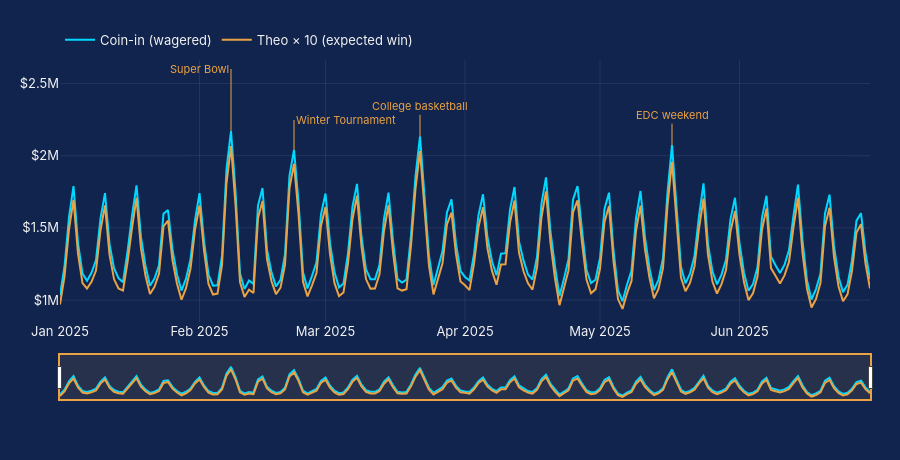

The notebook cell saved with this chart:
### Code cell
daily = load("data/1_prepared_views/prepared_daily_view.parquet")
prop  = load("data/1_prepared_views/property_day.parquet")
d = daily[daily["active"]]

fig = go.Figure()
fig.add_scatter(x=prop["gaming_date"], y=prop["coin_in_usd"], name="Coin-in (wagered)", line=dict(color=CYAN, width=2))
fig.add_scatter(x=prop["gaming_date"], y=prop["theo_usd"] * 10, name="Theo × 10 (expected win)", line=dict(color=GOLD, width=2))

# Label each event spike at its busiest day. Super Bowl and the Winter Tournament are two weeks apart,
# so their labels go at different heights and point in opposite directions to avoid overlapping.
peak = prop.set_index(pd.to_datetime(prop["gaming_date"]))["coin_in_usd"].sort_index()
for start, end, label, ay, anchor in [("2025-02-07", "2025-02-09", "Super Bowl",         -62, "right"),
                                      ("2025-02-21", "2025-02-23", "Winter Tournament",  -30, "left"),
                                      ("2025-03-20", "2025-03-22", "College basketball", -30, "center"),
                                      ("2025-05-16", "2025-05-18", "EDC weekend",        -30, "center")]:
    window = peak.loc[start:end]
    fig.add_annotation(x=window.idxmax(), y=window.max(), text=label, showarrow=True, arrowhead=0, ax=0, ay=ay,
                       xanchor=anchor, font=dict(size=11, color=GOLD), arrowcolor=GOLD)
# No title inside the chart (the dashboard card already has one); legend sits neatly above the plot
fig.update_layout(yaxis_tickprefix="$", hovermode="x unified", margin=dict(t=60),
                  legend=dict(orientation="h", x=0, y=1.02, yanchor="bottom"))
save(fig, "whole_floor_performance", height=460)

### Figure 1 — Plotly figure (JSON) as saved in the notebook; plotly's stock layout.template omitted (floating-point values rounded to 4 significant figures; data arrays with more than 128 entries replaced by an {"elided": "..."} marker saying what was removed)
{"data": [{"line": {"color": "#00D8FF", "width": 2}, "name": "Coin-in (wagered)", "type": "scatter", "x": {"elided": "181 str values"}, "y": {"elided": "181 float values"}}, {"line": {"color": "#EAA244", "width": 2}, "name": "Theo × 10 (expected win)", "type": "scatter", "x": {"elided": "181 str values"}, "y": {"elided": "181 float values"}}], "layout": {"annotations": [{"arrowcolor": "#EAA244", "arrowhead": 0, "ax": 0, "ay": -62, "font": {"color": "#EAA244", "size": 11}, "showarrow": true, "text": "Super Bowl", "x": "2025-02-08T00:00:00", "xanchor": "right", "y": 2171000.0}, {"arrowcolor": "#EAA244", "arrowhead": 0, "ax": 0, "ay": -30, "font": {"color": "#EAA244", "size": 11}, "showarrow": true, "text": "Winter Tournament", "x": "2025-02-22T00:00:00", "xanchor": "left", "y": 2039692}, {"arrowcolor": "#EAA244", "arrowhead": 0, "ax": 0, "ay": -30, "font": {"color": "#EAA244", "size": 11}, "showarrow": true, "text": "College basketball", "x": "2025-03-22T00:00:00", "xanchor": "center", "y": 2134000.0}, {"arrowcolor": "#EAA244", "arrowhead": 0, "ax": 0, "ay": -30, "font": {"color": "#EAA244", "size": 11}, "showarrow": true, "text": "EDC weekend", "x": "2025-05-17T00:00:00", "xanchor": "center", "y": 2073000.0}], "height": 460, "hovermode": "x unified", "legend": {"orientation": "h", "x": 0, "y": 1.02, "yanchor": "bottom"}, "margin": {"b": 60, "t": 60}, "xaxis": {"rangeslider": {"bgcolor": "rgba(234,162,68,0.10)", "bordercolor": "#EAA244", "borderwidth": 2, "thickness": 0.13, "visible": true}}, "yaxis": {"tickprefix": "$"}}}
